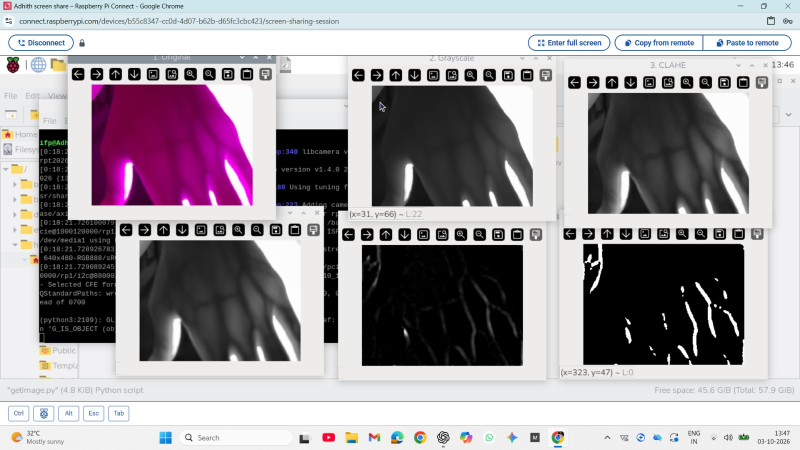
#> input picture 4ce17e85-7f37-4f0d-873a-df1c7afb9ac3.jpg, 1600 x 900 px (shown at 1/2 size)
$ python -i code.py   (imports and definitions only)
#> lines starting #> are read from the running program, lines starting #| are printed output that depends on the picture; after the words box and inside, x2 and y2 are one past the last pixel; in counts of white or black regions, pixels touching at a corner belong together
from picamera2 import Picamera2
import cv2
import time
import numpy as np


REFERENCE_IMAGE_PATH = "/home/ifp/sample.jpeg"


# [1 line that did not run here, left out]

# [6 lines that did not run here, left out]

# [12 lines not run here, left out]


# CLAHE
clahe = cv2.createCLAHE(
    clipLimit=2.0,
    tileGridSize=(8, 8)
)


# Bilateral filter
bilateral_d = 9
bilateral_sigma_color = 75
bilateral_sigma_space = 75


# Black-hat kernel
blackhat_kernel = cv2.getStructuringElement(
    cv2.MORPH_ELLIPSE,
    (21, 21)
)


# Small morphology kernel
small_kernel = cv2.getStructuringElement(
    cv2.MORPH_ELLIPSE,
    (2, 2)
)


orb = cv2.ORB_create(
    nfeatures=1000,
    scaleFactor=1.2,
    nlevels=8,
    edgeThreshold=15,
    patchSize=31
)


# ORB uses binary descriptors
bf = cv2.BFMatcher(
    cv2.NORM_HAMMING,
    crossCheck=False
)

def process_image(frame_rgb):

    # --------------------------------------------------------
    # 1. GRAYSCALE
    # --------------------------------------------------------

    gray = cv2.cvtColor(
        frame_rgb,
        cv2.COLOR_RGB2GRAY
    )
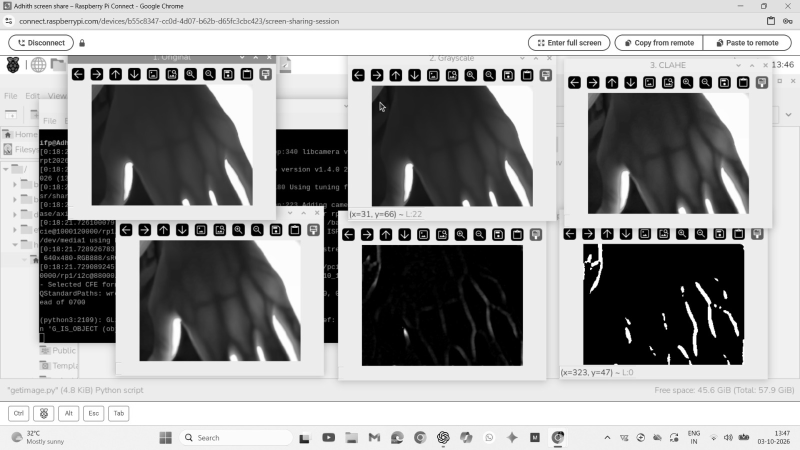
#> gray: shape (900, 1600) (shown at 1/2 size); min 0, max 255, mean 157.6


    clahe_img = clahe.apply(gray)
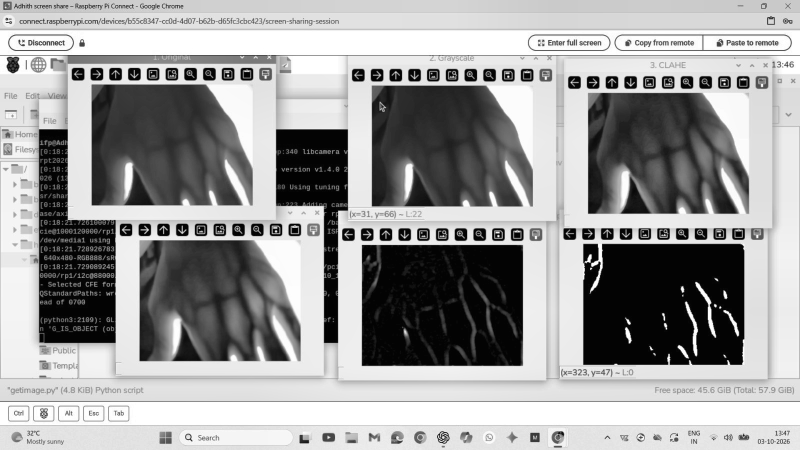
#> clahe_img: shape (900, 1600) (shown at 1/2 size); min 1, max 255, mean 156.8

    filtered = cv2.bilateralFilter(
        clahe_img,
        bilateral_d,
        bilateral_sigma_color,
        bilateral_sigma_space
    )


    vein_enhanced = cv2.morphologyEx(
        filtered,
        cv2.MORPH_BLACKHAT,
        blackhat_kernel
    )
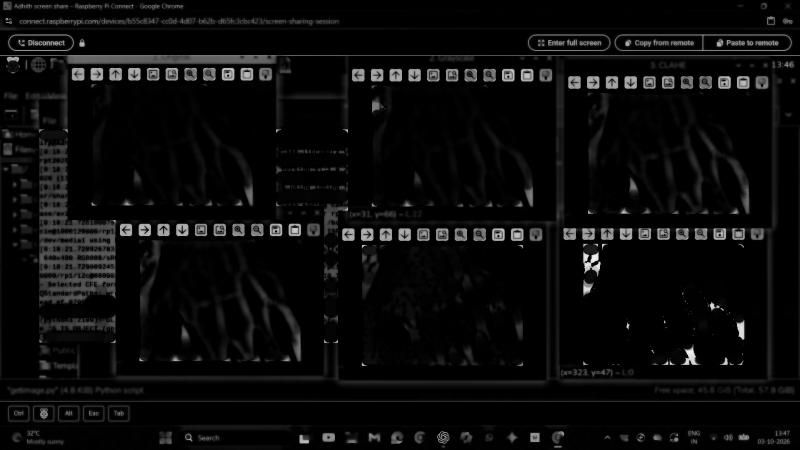
#> vein_enhanced: shape (900, 1600) (shown at 1/2 size); min 0, max 244, mean 11


    vein_enhanced = cv2.normalize(
        vein_enhanced,
        None,
        48,
        255,
        cv2.NORM_MINMAX
    )
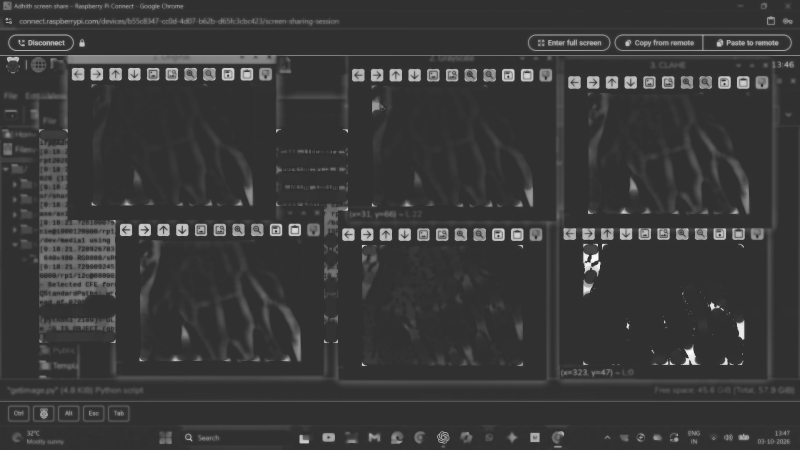
#> vein_enhanced: shape (900, 1600) (shown at 1/2 size); min 48, max 255, mean 57.4

    final_mask = cv2.convertScaleAbs(
        vein_enhanced,
        alpha=2,
        beta=0
    )
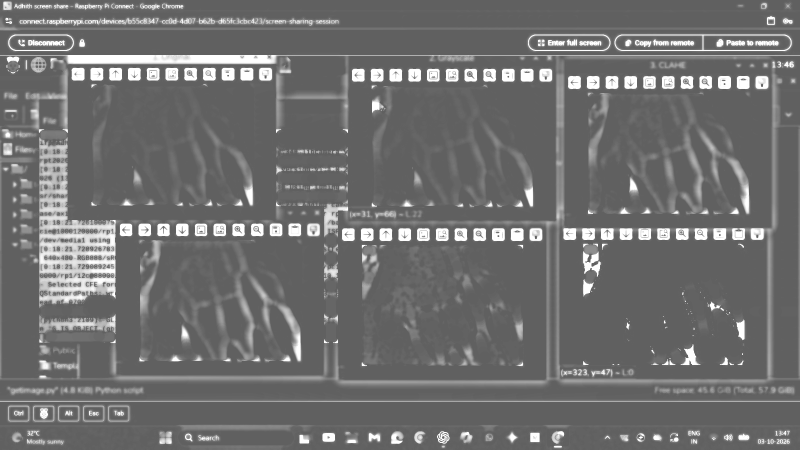
#> final_mask: shape (900, 1600) (shown at 1/2 size); min 96, max 255, mean 112


    # Slight smoothing

    final_mask = cv2.GaussianBlur(
        final_mask,
        (3, 3),
        0
    )


    # --------------------------------------------------------
    # THRESHOLD
    # --------------------------------------------------------

    _, final_mask = cv2.threshold(
        final_mask,
        100,
        255,
        cv2.THRESH_BINARY
    )
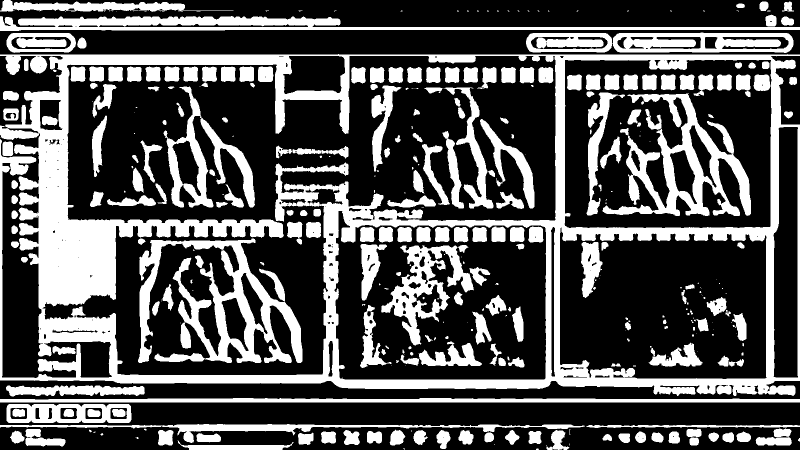
#> final_mask: shape (900, 1600) (shown at 1/2 size); 33.2% white; 377 white regions (148 under 20 px), largest, box (x1, y1, x2, y2) and area: (0, 108, 1600, 792) 192991, (276, 477, 605, 726) 30434, (1205, 187, 1502, 432) 23529

    final_mask = cv2.morphologyEx(
        final_mask,
        cv2.MORPH_CLOSE,
        small_kernel
    )
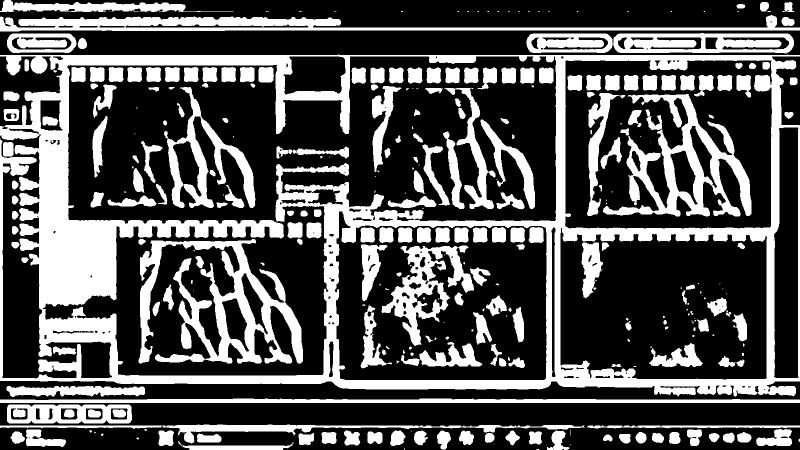
#> final_mask: shape (900, 1600) (shown at 1/2 size); 33.2% white; 319 white regions (108 under 20 px), largest, box (x1, y1, x2, y2) and area: (0, 109, 1600, 793) 194666, (277, 478, 606, 727) 30450, (1206, 188, 1503, 433) 23543


    return (
        gray,
        clahe_img,
        filtered,
        vein_enhanced,
        final_mask
    )


# [51 lines left out: function add_title, not called in this run]

# [39 lines not run here, left out]


# [4 lines that did not run here, left out]


# [374 lines not run here, left out]

>>> import cv2
>>> picture = cv2.cvtColor(cv2.imread('4ce17e85-7f37-4f0d-873a-df1c7afb9ac3.jpg'), cv2.COLOR_BGR2RGB)
>>> result = process_image(picture)
#> result = 5 items
